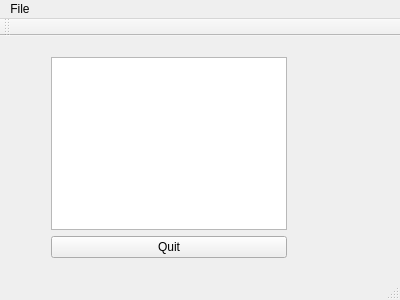
<?xml version="1.0" encoding="UTF-8"?>
<ui version="4.0">
 <class>Notepad</class>
 <widget class="QMainWindow" name="Notepad">
  <property name="geometry">
   <rect>
    <x>0</x>
    <y>0</y>
    <width>400</width>
    <height>300</height>
   </rect>
  </property>
  <property name="windowTitle">
   <string>Notepad</string>
  </property>
  <widget class="QWidget" name="centralWidget">
   <widget class="QWidget" name="">
    <property name="geometry">
     <rect>
      <x>40</x>
      <y>10</y>
      <width>258</width>
      <height>223</height>
     </rect>
    </property>
    <layout class="QVBoxLayout" name="verticalLayout">
     <item>
      <widget class="QTextEdit" name="textEdit"/>
     </item>
     <item>
      <widget class="QPushButton" name="quitButton">
       <property name="text">
        <string>Quit</string>
       </property>
      </widget>
     </item>
    </layout>
   </widget>
  </widget>
  <widget class="QMenuBar" name="menuBar">
   <property name="geometry">
    <rect>
     <x>0</x>
     <y>0</y>
     <width>400</width>
     <height>21</height>
    </rect>
   </property>
   <widget class="QMenu" name="menuFile">
    <property name="title">
     <string>File</string>
    </property>
    <addaction name="actionOpen_2"/>
    <addaction name="actionSave_2"/>
   </widget>
   <addaction name="menuFile"/>
  </widget>
  <widget class="QToolBar" name="mainToolBar">
   <attribute name="toolBarArea">
    <enum>TopToolBarArea</enum>
   </attribute>
   <attribute name="toolBarBreak">
    <bool>false</bool>
   </attribute>
  </widget>
  <widget class="QStatusBar" name="statusBar"/>
  <action name="actionOpen_2">
   <property name="text">
    <string>Open</string>
   </property>
  </action>
  <action name="actionSave_2">
   <property name="text">
    <string>Save</string>
   </property>
  </action>
 </widget>
 <layoutdefault spacing="6" margin="11"/>
 <resources/>
 <connections/>
</ui>
